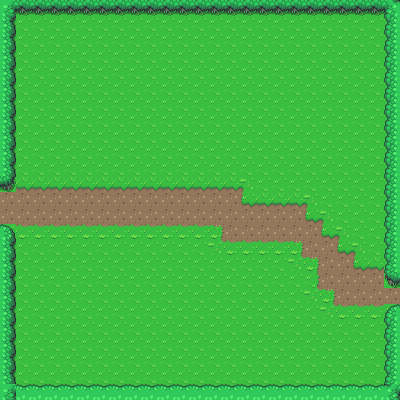

Rendered tile map (Tiled .tmx) drawn with the repository's tilesets; below, a short description and the full map source, tile grids included:
An orthogonal 25x25 tile map with 16x16 px tiles, 2 tile layers (Tile Layer 1, Tile Layer 2), 2 tilesets.

<map version="1.4" tiledversion="1.4.2" orientation="orthogonal" renderorder="left-down" width="25" height="25" tilewidth="16" tileheight="16" infinite="0" nextlayerid="3" nextobjectid="1">
 <editorsettings>
  <export target="RoadToCastle.tmx" format="tmx" />
 </editorsettings>
 <tileset firstgid="1" source="overworld.tsx" />
 <tileset firstgid="1441" source="overworld..tsx" />
 <layer id="1" name="Tile Layer 1" width="25" height="25">
  <data encoding="csv">
1,1,1,1,1,1,1,1,1,1,1,1,1,1,1,1,1,1,1,1,1,1,1,1,1,
1,1,1,1,1,1,1,1,1,1,1,1,1,1,1,1,1,1,1,1,1,1,1,1,1,
1,1,1,1,1,1,1,1,1,1,1,1,1,1,1,1,1,1,1,1,1,1,1,1,1,
1,1,1,1,1,1,1,1,1,1,1,1,1,1,1,1,1,1,1,1,1,1,1,1,1,
1,1,1,1,1,1,1,1,1,1,1,1,1,1,1,1,1,1,1,1,1,1,1,1,1,
1,1,1,1,1,1,1,1,1,1,1,1,1,1,1,1,1,1,1,1,1,1,1,1,1,
1,1,1,1,1,1,1,1,1,1,1,1,1,1,1,1,1,1,1,1,1,1,1,1,1,
1,1,1,1,1,1,1,1,1,1,1,1,1,1,1,1,1,1,1,1,1,1,1,1,1,
1,1,1,1,1,1,1,1,1,1,1,1,1,1,1,1,1,1,1,1,1,1,1,1,1,
1,1,1,1,1,1,1,1,1,1,1,1,1,1,1,1,1,1,1,1,1,1,1,1,1,
1,1,1,1,1,1,1,1,1,1,1,1,1,1,1,1,1,1,1,1,1,1,1,1,1,
1,1,1,1,1,1,1,1,1,1,1,1,1,1,1,1,1,1,1,1,1,1,1,1,1,
1,1,1,1,1,1,1,1,1,1,1,1,1,1,1,1,1,1,1,1,1,1,1,1,1,
1,1,1,1,1,1,1,1,1,1,1,1,1,1,1,1,1,1,1,1,1,1,1,1,1,
1,1,1,1,1,1,1,1,1,1,1,1,1,1,1,1,1,1,1,1,1,1,1,1,1,
1,1,1,1,1,1,1,1,1,1,1,1,1,1,1,1,1,1,1,1,1,1,1,1,1,
1,1,1,1,1,1,1,1,1,1,1,1,1,1,1,1,1,1,1,1,1,1,1,1,1,
1,1,1,1,1,1,1,1,1,1,1,1,1,1,1,1,1,1,1,1,1,1,1,1,1,
1,1,1,1,1,1,1,1,1,1,1,1,1,1,1,1,1,1,1,1,1,1,1,1,1,
1,1,1,1,1,1,1,1,1,1,1,1,1,1,1,1,1,1,1,1,1,1,1,1,1,
1,1,1,1,1,1,1,1,1,1,1,1,1,1,1,1,1,1,1,1,1,1,1,1,1,
1,1,1,1,1,1,1,1,1,1,1,1,1,1,1,1,1,1,1,1,1,1,1,1,1,
1,1,1,1,1,1,1,1,1,1,1,1,1,1,1,1,1,1,1,1,1,1,1,1,1,
1,1,1,1,1,1,1,1,1,1,1,1,1,1,1,1,1,1,1,1,1,1,1,1,1,
1,1,1,1,1,1,1,1,1,1,1,1,1,1,1,1,1,1,1,1,1,1,1,1,1
</data>
 </layer>
 <layer id="2" name="Tile Layer 2" width="25" height="25">
  <data encoding="csv">
765,766,766,766,766,766,766,766,766,766,766,766,766,766,766,766,766,766,766,766,766,766,766,766,688,
728,0,0,0,0,0,0,0,0,0,0,0,0,0,0,0,0,0,0,0,0,0,0,0,727,
728,0,0,0,0,0,0,0,0,0,0,0,0,0,0,0,0,0,0,0,0,0,0,0,727,
728,0,0,0,0,0,0,0,0,0,0,0,0,0,0,0,0,0,0,0,0,0,0,0,727,
728,0,0,0,0,0,0,0,0,0,0,0,0,0,0,0,0,0,0,0,0,0,0,0,727,
728,0,0,0,0,0,0,0,0,0,0,0,0,0,0,0,0,0,0,0,0,0,0,0,727,
728,0,0,0,0,0,0,0,0,0,0,0,0,0,0,0,0,0,0,0,0,0,0,0,727,
728,0,0,0,0,0,0,0,0,0,0,0,0,0,0,0,0,0,0,0,0,0,0,0,727,
728,0,0,0,0,0,0,0,0,0,0,0,0,0,0,0,0,0,0,0,0,0,0,0,727,
728,0,0,0,0,0,0,0,0,0,0,0,0,0,0,0,0,0,0,0,0,0,0,0,727,
728,0,0,0,0,0,0,0,0,0,0,0,0,0,0,0,0,0,0,0,0,0,0,0,727,
687,2602,2602,2602,2602,2602,2602,2602,2602,2602,2602,2602,2602,2602,2602,2603,0,0,0,0,0,0,0,0,727,
2642,2642,2642,2642,2642,2642,2642,2642,2642,2642,2642,2642,2642,2642,2642,2761,2602,2602,2602,2603,0,0,0,0,727,
2642,2642,2642,2642,2642,2642,2642,2642,2642,2642,2642,2642,2642,2642,2642,2642,2642,2642,2642,2761,2603,0,0,0,727,
647,2682,2682,2682,2682,2682,2682,2682,2682,2682,2682,2682,2682,2722,2642,2642,2642,2642,2642,2642,2761,2603,0,0,727,
728,0,0,0,0,0,0,0,0,0,0,0,0,2681,2682,2682,2682,2682,2722,2642,2642,2761,2603,0,727,
728,0,0,0,0,0,0,0,0,0,0,0,0,0,0,0,0,0,2681,2722,2642,2642,2761,2602,727,
728,0,0,0,0,0,0,0,0,0,0,0,0,0,0,0,0,0,0,2641,2642,2642,2642,2642,686,
728,0,0,0,0,0,0,0,0,0,0,0,0,0,0,0,0,0,0,2681,2722,2642,2642,2642,2642,
728,0,0,0,0,0,0,0,0,0,0,0,0,0,0,0,0,0,0,0,2681,2682,2682,2682,646,
728,0,0,0,0,0,0,0,0,0,0,0,0,0,0,0,0,0,0,0,0,0,0,0,727,
728,0,0,0,0,0,0,0,0,0,0,0,0,0,0,0,0,0,0,0,0,0,0,0,727,
728,0,0,0,0,0,0,0,0,0,0,0,0,0,0,0,0,0,0,0,0,0,0,0,727,
728,0,0,0,0,0,0,0,0,0,0,0,0,0,0,0,0,0,0,0,0,0,0,0,727,
765,726,726,726,726,726,726,726,726,726,726,726,726,726,726,726,726,726,726,726,726,726,726,726,648
</data>
 </layer>
</map>
